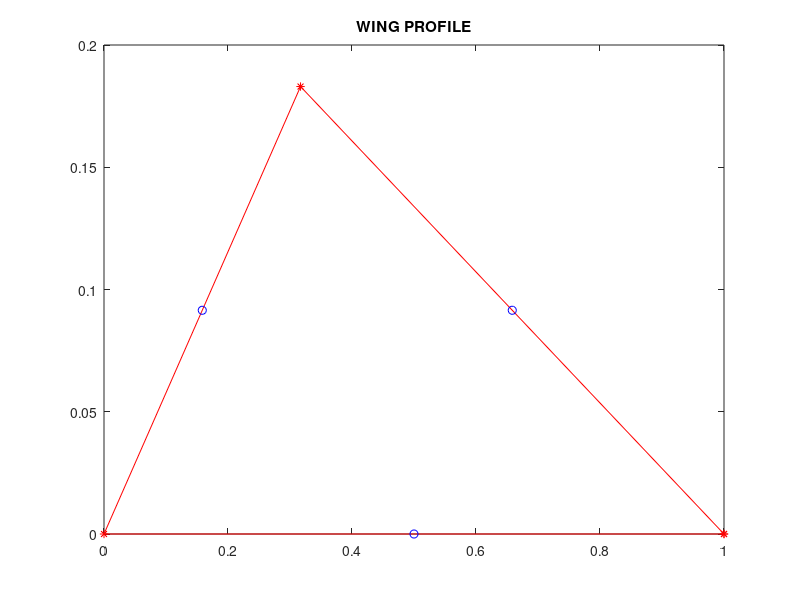

Write the MATLAB code that produced this figure. (Note: this script raises an error after producing the figure.)
%% PANEL METHOD LABORATORY

clear; clc; %We clear the console and all data

fprintf("\n-------------------------------");
fprintf("\n--- PANEL METHOD LABORATORY ---");
fprintf("\n-------------------------------\n\n");

%% DEFINING THE VARIABLES

U_inf = 1; %Uniform Speed [m/s]
c = 1; %Chord of the airfoil
ro = 1; %Air density [Kg/m^3]

beta = deg2rad(30); %Angle at leading edge
alfa = deg2rad(15); %Angle at trailing edge

gamma = pi - beta - alfa; %Angle at upper point
a = sin(alfa)/sin(gamma); %Lenght of a
b = sin(beta)/sin(gamma); %Lenght of b

N = 3; %Number of panels

teta = deg2rad([180, 30, -15]); %Vector of angles

%% POINTS OF THE AIRFOIL

P1 = [c, 0]; %Trailing Edge
P2 = [0 ,0]; %Leading Edge
P3 = [a*cos(beta), a*sin(beta)]; %Upper point
P4 = P1; %Trailing Edge Again, so we close the surface

panel_points = [P1; P2; P3; P4]; %Matrix of the Nodes
list_panel_points = [P1, P2, P3, P4]; %List of all points
   
x_coord_panel = panel_points(:,1); %We get all x components
y_coord_panel = panel_points(:,2); %We get all y components
        
figure(1)
plot(x_coord_panel, y_coord_panel, '-*r'); %Plot the wing body
hold on 

%% MIDDLE POINTS OF AIRFOIL

P1_mid = [c/2, 0]; %Compute point one
P2_mid = [a*cos(beta)/2, a*sin(beta)/2]; %Computing point 2
P3_mid = [c - b*cos(alfa)/2, b*sin(alfa)/2]; %Computing point 3

middle_points = [P1_mid; P2_mid; P3_mid]; %We create the matrix of Control Points
list_middle_points = [P1_mid, P2_mid, P3_mid]; %List of all middle points

x_coord_middle = middle_points(:,1); %We get all x components
y_coord_middle = middle_points(:,2); %We get all y components
        
plot(x_coord_middle, y_coord_middle, 'ob'); %Plot the triangle
title('WING PROFILE');

%% COMPUTING B_pj

[v0, r_pj] = get_v0(panel_points, middle_points); %Compute v0
[v1, r_pj1] = get_v1(panel_points, middle_points); %Compute v1

r_pj = r_pj'; %We need to get the transpose
r_pj = [r_pj r_pj(:,1)]; %We add the first colum

beta_mat = real((v1-v0))'; %We need its transpose
mat_correction = [1, -1, -1; -1, 1, -1; -1, -1, 1]; %Corrects the signs
beta_mat = beta_mat.*mat_correction; %Apply the correction to beta_mat
fprintf("[+] Beta Matrix:\n"); %Display beta matrix
disp(beta_mat);

%% COMPUTING Velocities*

u_star =(beta_mat)./(2*pi); %Computing u_Pj*

for i=1:3
    for j=1:3
        
        w_star(i,j) = (1/(2*pi))*log(r_pj(i,j+1)/r_pj(i,j));
        
    end
end



%% Computing R [matrix of coefficients]

%AoA = 0; %Angle of attack EX1
AoA = deg2rad(15); %Angle of attack EX2

for i=1:3
    
    R(i,1) = -U_inf*sin(teta(i)-AoA); %Matrix of coefficients
    
    for j=1:3
        
        A(i,j) = u_star(i,j)*sin(teta(i)-teta(j))-w_star(i,j)*cos(teta(i)-teta(j)); %Matrix
    
    end
end

%% CHECK MATRIX DETERMINANT

%{
    Debido a que A es linealmente independiente, imponemos la
    KuttaCondition

    Ultima fila de A = [1, 0, 1...]
    Ultima fila de R = [0]
%}

fprintf("\n[+] Matrix A: \n");
disp(A);

fprintf("\n[+] Matrix R: \n");
disp(R);

fprintf("\n det(A) = %f", det(A));

fprintf("\n\n-------------------------------------------------")
fprintf("\n[+] Since det(A) ~= 0 we impose Kutta Condition");
fprintf("\n-------------------------------------------------")

A(3,:) = [1, 0, 1]; %Substitute last row gamma_1 = -gamma_3
R(3,1) = 0; %Correction in R


fprintf("\n\n[+] Matrix A: \n");
disp(A);

fprintf("\n[+] Matrix R: \n");
disp(R);


x = A\R;
fprintf("Gamma Solution: \n");
disp(x);

for i=1:3    
    L(i) = pdist([panel_points(i); panel_points(i+1)], 'euclidean');
end

circulation = x(1)*L(1) + x(2)*L(2) + x(3)*L(3);

c_l = (2*circulation)/(U_inf*c)

    















